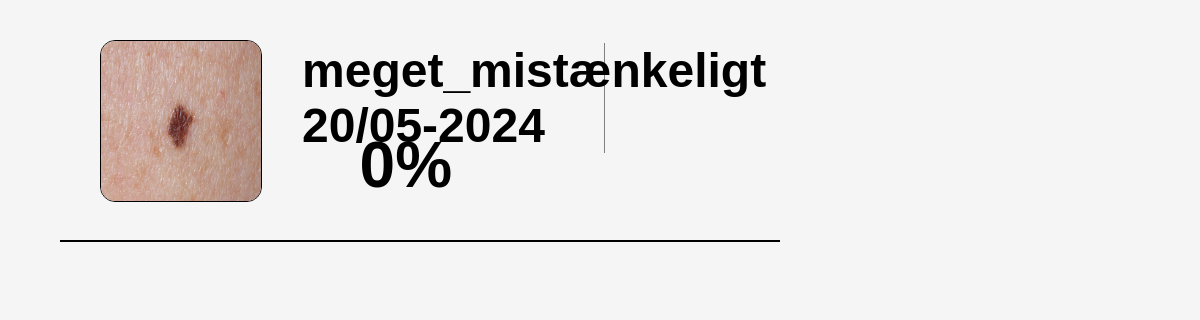
The app's page /list/ (signed in) with its own data.
### tables this page shows
CREATE TABLE "results" (
	"ID"	INTEGER,
	"User"	TEXT,
	"Image"	BLOB,
	"result"	TEXT,
	"date"	TEXT,
	"accuracy"	NUMERIC,
	PRIMARY KEY("ID" AUTOINCREMENT)
);

### Main.py (the view)
@app.route('/list/', methods=["POST", "GET"])
def list():
    conn = sqlite3.connect("static/db/Bruger.db")
    cursor = conn.cursor()
    cursor.execute("SELECT result, date, accuracy FROM results WHERE User = ?", (session["name"],))
    results = cursor.fetchall()
    conn.close()
    return render_template('list.html', title="List", results=results)

### templates/list.html (shortened to what this page needs)
<!DOCTYPE html>
<html lang="en">
<head>
    <link rel="stylesheet" href="{{ url_for('static', filename='css/list.css') }}">
</head>
<body>
    <div class="container">
        {% for result, date, accuracy in results %}
        <div class="item">
            <img src="/static/IMG/result.jpg" alt="image" style="max-width: 300px; max-height: 300px;">
            <h1 id="first">{{ result }}</h1>
            <h1 id="second">{{ date }}</h1>
            <h1 id="third">{{ accuracy }}%</h1>
            <br>
        </div>
        {% endfor %}
    </div>
</body>
</html>

### static/css/list.css (style rules this page uses)
* { margin: 0; padding: 0; font-family: 'Trebuchet MS', 'Lucida Sans Unicode', 'Lucida Grande', 'Lucida Sans', Arial, sans-serif; }
body { background-color: whitesmoke; }
.container { width: 60%; margin-left: 5%; }
.container .item { height: 30vh; width: 100%; border-bottom: solid black 2px; }
.container .item img { float: left; height: 20vh; width: 20vh; margin: 5vh; border-radius: 15px; border: solid black 1px; }
.container .item h1 { font-size: 6vh; width: 42%; float: left; border-right: solid grey 1px; }
.container .item #first { margin-top: 6%; }
.container .item #third { margin-top: -3.5%; margin-left: 8%; width: 20%; border-right: 0; font-size: 8vh; }

### records on screen
results: result "meget_mistænkeligt", date "20/05-2024", accuracy "0"
